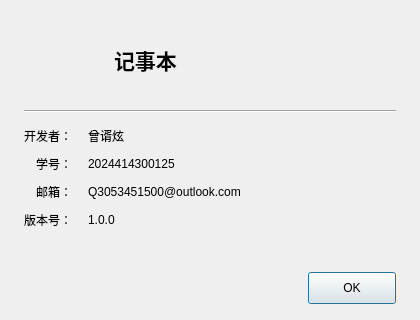
<?xml version="1.0" encoding="UTF-8"?>
<ui version="4.0">
 <class>AboutDialog</class>
 <widget class="QDialog" name="AboutDialog">
  <property name="geometry">
   <rect>
    <x>0</x>
    <y>0</y>
    <width>420</width>
    <height>320</height>
   </rect>
  </property>
  <property name="minimumSize">
   <size>
    <width>360</width>
    <height>280</height>
   </size>
  </property>
  <property name="windowTitle">
   <string>关于</string>
  </property>
  <layout class="QVBoxLayout" name="mainLayout">
   <property name="spacing">
    <number>14</number>
   </property>
   <property name="leftMargin">
    <number>24</number>
   </property>
   <property name="topMargin">
    <number>24</number>
   </property>
   <property name="rightMargin">
    <number>24</number>
   </property>
   <property name="bottomMargin">
    <number>16</number>
   </property>
   <item>
    <layout class="QHBoxLayout" name="headerLayout">
     <property name="spacing">
      <number>18</number>
     </property>
     <item>
      <widget class="QLabel" name="iconLabel">
       <property name="minimumSize">
        <size>
         <width>72</width>
         <height>72</height>
        </size>
       </property>
       <property name="maximumSize">
        <size>
         <width>72</width>
         <height>72</height>
        </size>
       </property>
       <property name="alignment">
        <set>Qt::AlignmentFlag::AlignCenter</set>
       </property>
      </widget>
     </item>
     <item>
      <widget class="QLabel" name="titleLabel">
       <property name="font">
        <font>
         <pointsize>16</pointsize>
         <bold>true</bold>
        </font>
       </property>
       <property name="text">
        <string>记事本</string>
       </property>
       <property name="alignment">
        <set>Qt::AlignmentFlag::AlignLeading|Qt::AlignmentFlag::AlignLeft|Qt::AlignmentFlag::AlignVCenter</set>
       </property>
      </widget>
     </item>
    </layout>
   </item>
   <item>
    <widget class="Line" name="separatorLine">
     <property name="orientation">
      <enum>Qt::Orientation::Horizontal</enum>
     </property>
    </widget>
   </item>
   <item>
    <layout class="QFormLayout" name="infoLayout">
     <property name="fieldGrowthPolicy">
      <enum>QFormLayout::FieldGrowthPolicy::AllNonFixedFieldsGrow</enum>
     </property>
     <property name="labelAlignment">
      <set>Qt::AlignmentFlag::AlignRight|Qt::AlignmentFlag::AlignTrailing|Qt::AlignmentFlag::AlignVCenter</set>
     </property>
     <property name="horizontalSpacing">
      <number>16</number>
     </property>
     <property name="verticalSpacing">
      <number>10</number>
     </property>
     <item row="0" column="0">
      <widget class="QLabel" name="developerTitleLabel">
       <property name="text">
        <string>开发者：</string>
       </property>
      </widget>
     </item>
     <item row="0" column="1">
      <widget class="QLabel" name="developerValueLabel">
       <property name="text">
        <string>曾谞炫</string>
       </property>
       <property name="textInteractionFlags">
        <set>Qt::TextInteractionFlag::TextSelectableByMouse</set>
       </property>
      </widget>
     </item>
     <item row="1" column="0">
      <widget class="QLabel" name="studentIdTitleLabel">
       <property name="text">
        <string>学号：</string>
       </property>
      </widget>
     </item>
     <item row="1" column="1">
      <widget class="QLabel" name="studentIdValueLabel">
       <property name="text">
        <string>2024414300125</string>
       </property>
       <property name="textInteractionFlags">
        <set>Qt::TextInteractionFlag::TextSelectableByMouse</set>
       </property>
      </widget>
     </item>
     <item row="2" column="0">
      <widget class="QLabel" name="emailTitleLabel">
       <property name="text">
        <string>邮箱：</string>
       </property>
      </widget>
     </item>
     <item row="2" column="1">
      <widget class="QLabel" name="emailValueLabel">
       <property name="text">
        <string>Q3053451500@outlook.com</string>
       </property>
       <property name="textInteractionFlags">
        <set>Qt::TextInteractionFlag::TextSelectableByMouse</set>
       </property>
      </widget>
     </item>
     <item row="3" column="0">
      <widget class="QLabel" name="versionTitleLabel">
       <property name="text">
        <string>版本号：</string>
       </property>
      </widget>
     </item>
     <item row="3" column="1">
      <widget class="QLabel" name="versionValueLabel">
       <property name="text">
        <string>1.0.0</string>
       </property>
       <property name="textInteractionFlags">
        <set>Qt::TextInteractionFlag::TextSelectableByMouse</set>
       </property>
      </widget>
     </item>
    </layout>
   </item>
   <item>
    <spacer name="verticalSpacer">
     <property name="orientation">
      <enum>Qt::Orientation::Vertical</enum>
     </property>
     <property name="sizeHint" stdset="0">
      <size>
       <width>20</width>
       <height>12</height>
      </size>
     </property>
    </spacer>
   </item>
   <item>
    <layout class="QHBoxLayout" name="buttonLayout">
     <item>
      <spacer name="buttonSpacer">
       <property name="orientation">
        <enum>Qt::Orientation::Horizontal</enum>
       </property>
       <property name="sizeHint" stdset="0">
        <size>
         <width>40</width>
         <height>20</height>
        </size>
       </property>
      </spacer>
     </item>
     <item>
      <widget class="QPushButton" name="okButton">
       <property name="minimumSize">
        <size>
         <width>88</width>
         <height>32</height>
        </size>
       </property>
       <property name="text">
        <string>OK</string>
       </property>
       <property name="default">
        <bool>true</bool>
       </property>
      </widget>
     </item>
    </layout>
   </item>
  </layout>
 </widget>
 <resources/>
 <connections/>
</ui>
